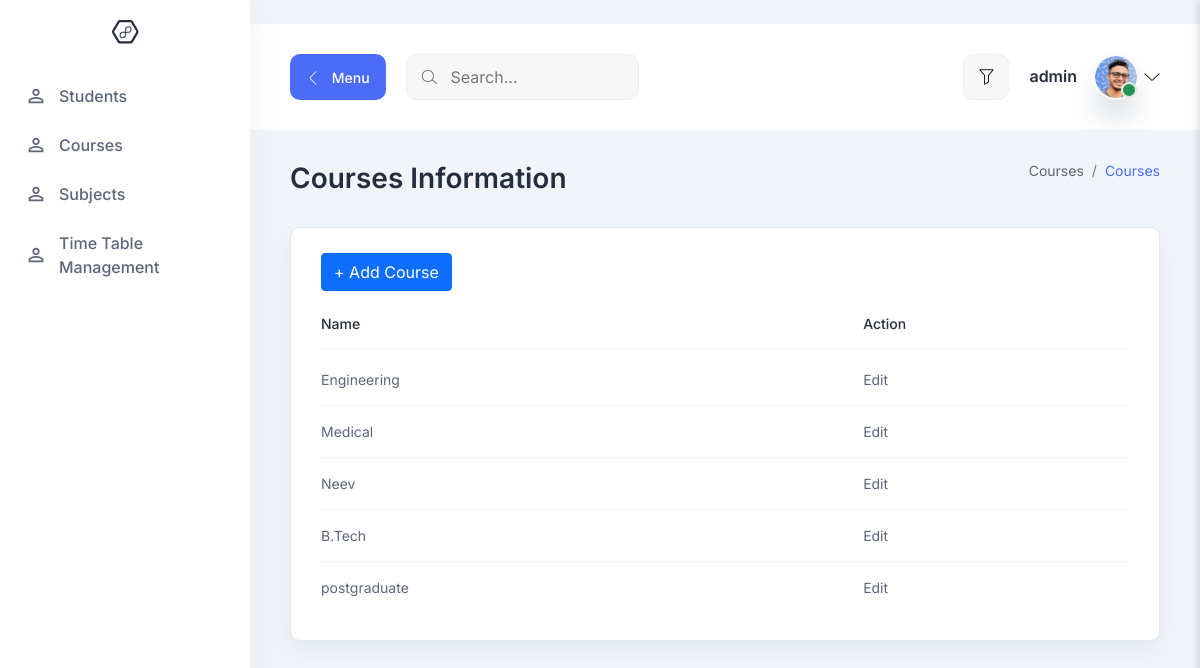
Before: /all-courses (signed in) with the older database file.
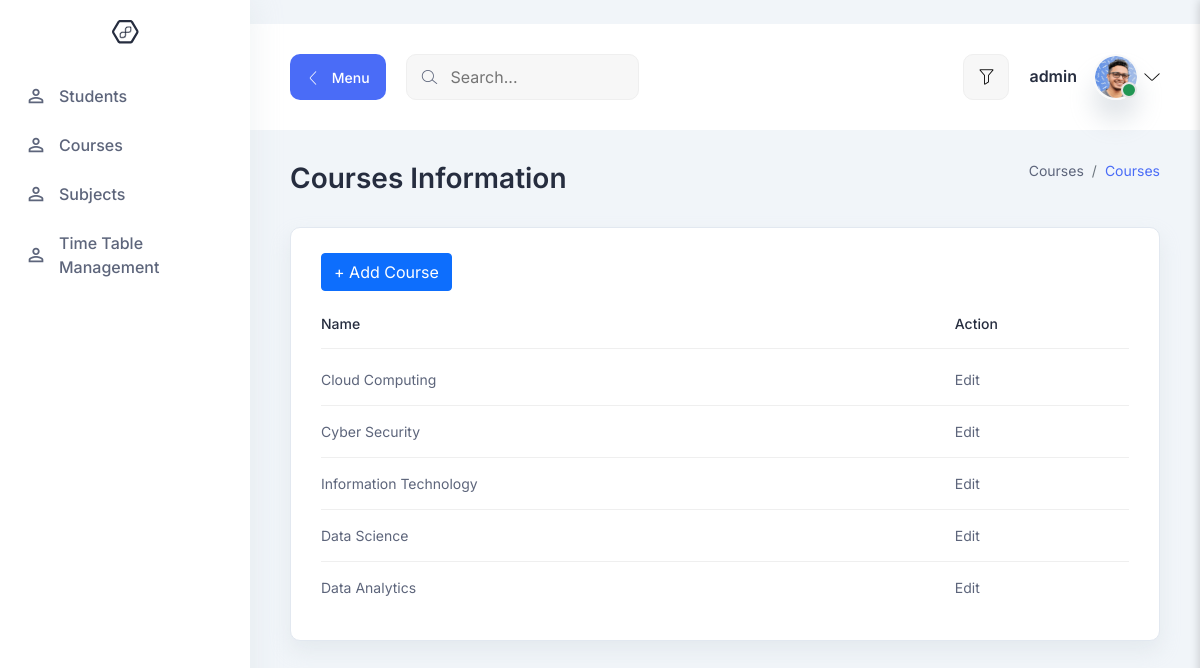
After: the same page with the newer database file.
### src/models.py (models this page shows, shortened)
class courses(models.Model):
    course_name = models.CharField(max_length=100)

### src/views.py (the view)
# urls.py: path('all-courses', all_courses, name='all-courses'),
@login_required(login_url='teacher-login')
def all_courses(request):
    get_courses = courses.objects.all()
    return render(request, 'courses.html', {'courses': get_courses})

### src/templates/courses.html
{% extends 'base.html' %}
{% block content %}
<section class="table-components">
    <div class="container-fluid">
      <div class="title-wrapper pt-30">
        <div class="row align-items-center">
          <div class="col-md-6">
            <div class="title mb-30">
              <h2>Courses Information</h2>
            </div>
          </div>
          <div class="col-md-6">
            <div class="breadcrumb-wrapper mb-30">
              <nav aria-label="breadcrumb">
                <ol class="breadcrumb">
                  <li class="breadcrumb-item">
                    <a href="#0">Courses</a>
                  </li>
                  <li class="breadcrumb-item active" aria-current="page">
                    Courses
                  </li>
                </ol>
              </nav>
            </div>
          </div>
        </div>
      </div>
      <div class="tables-wrapper">
        <div class="row">
          <div class="col-lg-12">
            <div class="card-style mb-30">
              <h6 class="mb-10">
                   <a class="btn btn-primary"  href="/add-courses" role="button">+ Add Course</a>
            </h6>
              <div class="table-responsive">
                <table class="table">
                  <thead>
                    <tr>
                      <th><h6>Name</h6></th>
                        <th><h6>Action</h6></th>
                    </tr>
                  </thead>
                  <tbody>
                    {% for s in  courses %}
                    <tr>
                        <td><p>{{ s.course_name }}</p></td>
                        <td><p>
                            <a href="/update-course/{{s.id}}">Edit</a>
                        </p></td>
                    </tr>
                {% endfor %}
                  </tbody>
                </table>
              </div>
            </div>
          </div>
        </div>
      </div>
    </div>
  </section>
{% endblock %}

Changed rows visible on the page:
changed courses: course_name "Engineering" → "Cloud Computing"
changed courses: course_name "Medical" → "Cyber Security"
changed courses: course_name "Neev" → "Information Technology"
changed courses: course_name "B.Tech" → "Data Science"
changed courses: course_name "postgraduate" → "Data Analytics"
